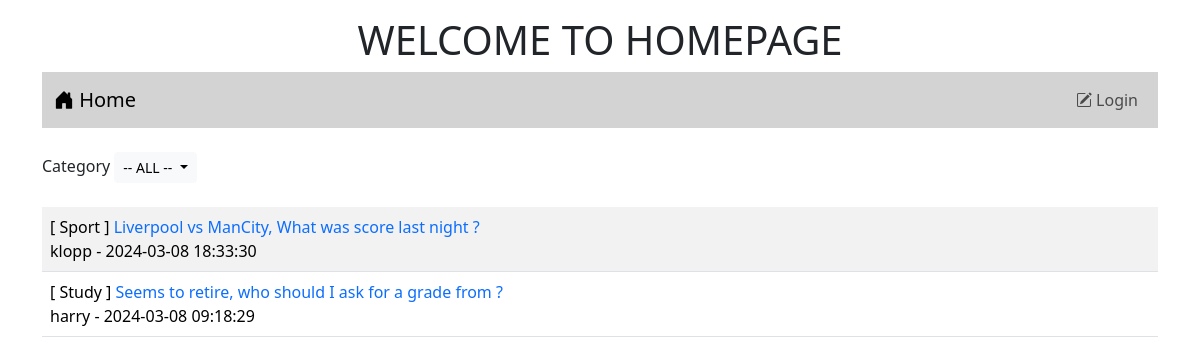
The page / on the database its author committed.
### tables this page shows
CREATE TABLE `post` (
  `id` int(11) NOT NULL,
  `title` varchar(128) NOT NULL,
  `content` varchar(2048) NOT NULL,
  `post_date` datetime NOT NULL,
  `cat_id` int(11) NOT NULL,
  `user_id` int(11) NOT NULL
);

CREATE TABLE `category` (
  `id` int(11) NOT NULL,
  `name` varchar(32) NOT NULL
);

CREATE TABLE `user` (
  `id` int(11) NOT NULL,
  `login` varchar(32) NOT NULL,
  `password` varchar(64) NOT NULL,
  `name` varchar(64) NOT NULL,
  `gender` char(1) NOT NULL,
  `email` varchar(32) NOT NULL,
  `role` char(1) NOT NULL
);

### index.php (the view, shortened to what this page needs)
<!DOCTYPE html>
<html lang="en">
<head>
    <link href="https://cdn.jsdelivr.net/npm/bootstrap@5.3.2/dist/css/bootstrap.min.css" rel="stylesheet">
    <link rel="stylesheet" href="https://cdn.jsdelivr.net/npm/bootstrap-icons@1.11.3/font/bootstrap-icons.min.css">
</head>
<body>
    <div class="container-lg">
        <h1 style="text-align: center;" class="mt-3">WELCOME TO HOMEPAGE</h1>
        <?php include "nav.php" ?>
        <div class="mt-4 d-flex justify-content-between">
        <div>
        <label>Category</label>
        <div class="btn-group">
            <button type="button" class="btn btn-light btn-sm dropdown-toggle" data-bs-toggle="dropdown" aria-expanded="false">
                <?php
                    if (isset($_GET['category']) && $_GET['category'] != 'all') {
                        $conn = new PDO("mysql:host=localhost;dbname=webboard;charset=utf8","root","");
                        $sql = "SELECT name FROM category WHERE id = " . $_GET['category'];
                        $result = $conn->query($sql);
                        $row = $result->fetch();
                        echo $row['name'];
                    } else {
                        echo '-- ALL --';
                    }
                ?>
            </button>
        </div>
    </div>
        </div>
        <table class="table table-striped mt-4">
            <?php
                $conn = new PDO("mysql:host=localhost;dbname=webboard;charset=utf8","root","");
                $category_condition = (isset($_GET['category']) && $_GET['category'] != 'all') ? 'WHERE t3.id = ' . $_GET['category'] : '';
                $sql = "SELECT t3.name, t1.title, t1.id, t2.login, t1.post_date FROM post as t1
                    INNER JOIN user as t2 ON (t1.user_id = t2.id)
                    INNER JOIN category as t3 ON (t1.cat_id = t3.id)
                    $category_condition
                    ORDER BY t1.post_date DESC";
                $result = $conn->query($sql);
                while ($row = $result->fetch()) {
                    echo "<tr>";
                    echo "<td>[ $row[0] ] <a href=post.php?id=$row[2] style=text-decoration:none>$row[1]</a><br>$row[3] - $row[4]</td>";
                    echo "</td></tr>";
                }
            ?>
        </table>
    </div>
</body>
</html>

### nav.php (shortened to what this page needs)
<nav class="navbar navbar-expand-sm" style="background-color: #d3d3d3;">
    <div class="container-fluid">
        <a class="navbar-brand" href="index.php">
            <i class="bi bi-house-door-fill"></i> Home
        </a>
        <ul class="navbar-nav">
            <?php
                if (!isset($_SESSION['id'])) {
                    echo "<li class='nav-item'>
                            <a class='nav-link' aria-current='page' href='login.php'><i class='bi bi-pencil-square'></i> Login</a>
                        </li>";
                }
            ?>
        </ul>
    </div>
</nav>

### rows shown on the page
post: category.name "Sport", title "Liverpool vs ManCity, What was score last night ?", user.login "klopp", post_date "2024-03-08 18:33:30"
post: category.name "Study", title "Seems to retire, who should I ask for a grade from ?", user.login "harry", post_date "2024-03-08 09:18:29"
